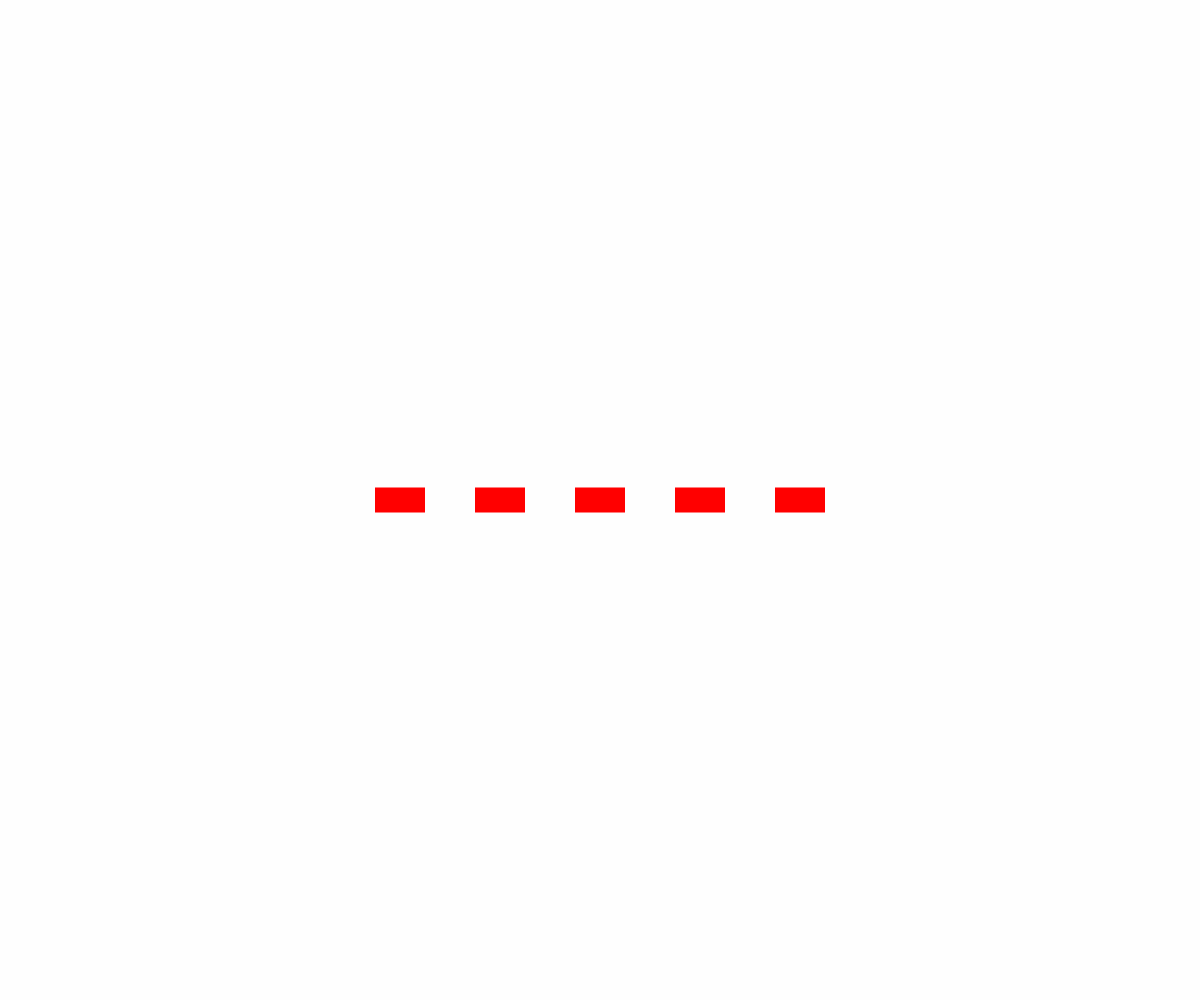
Frame 1 (no input)
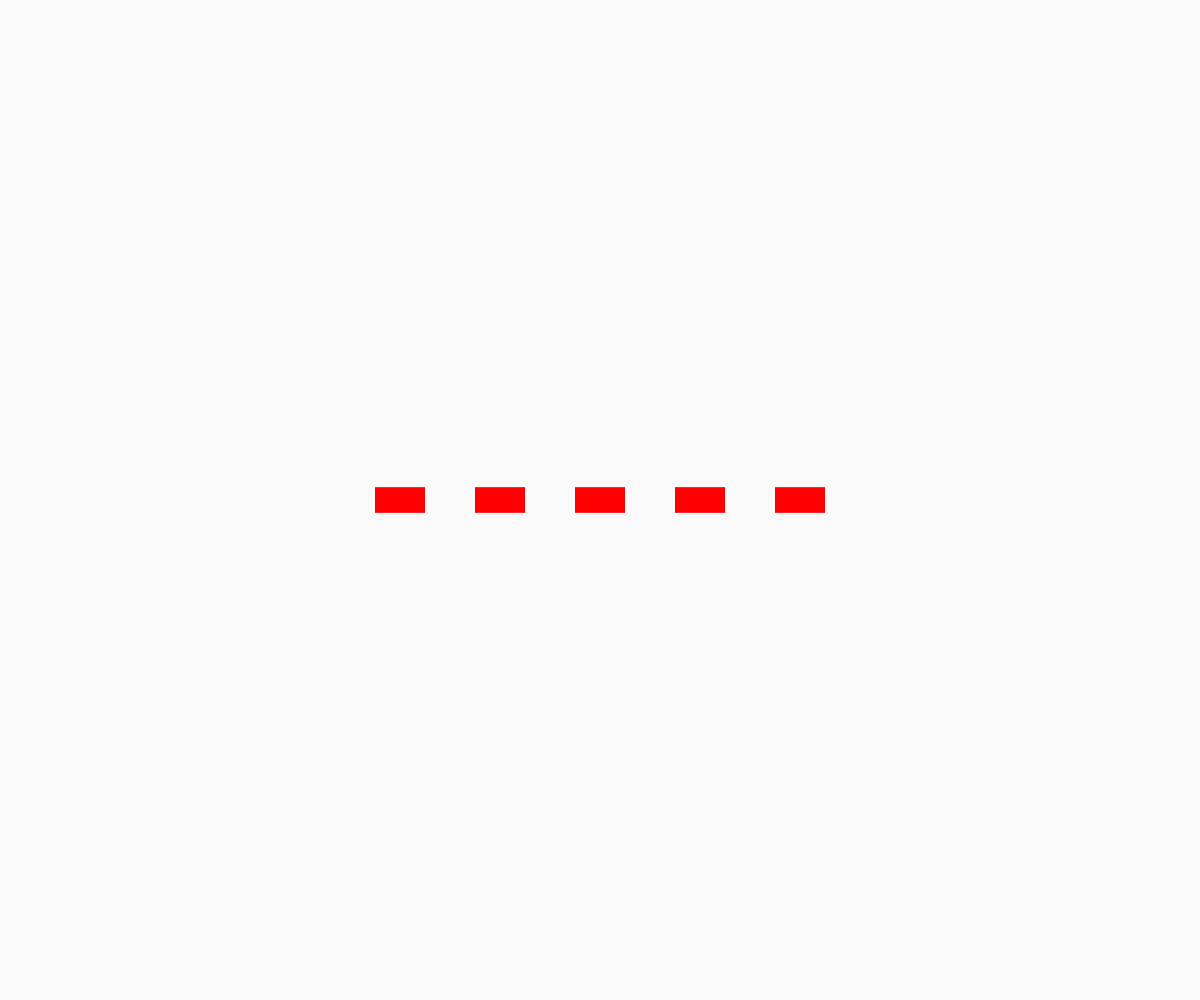
Frame 60 (no input)
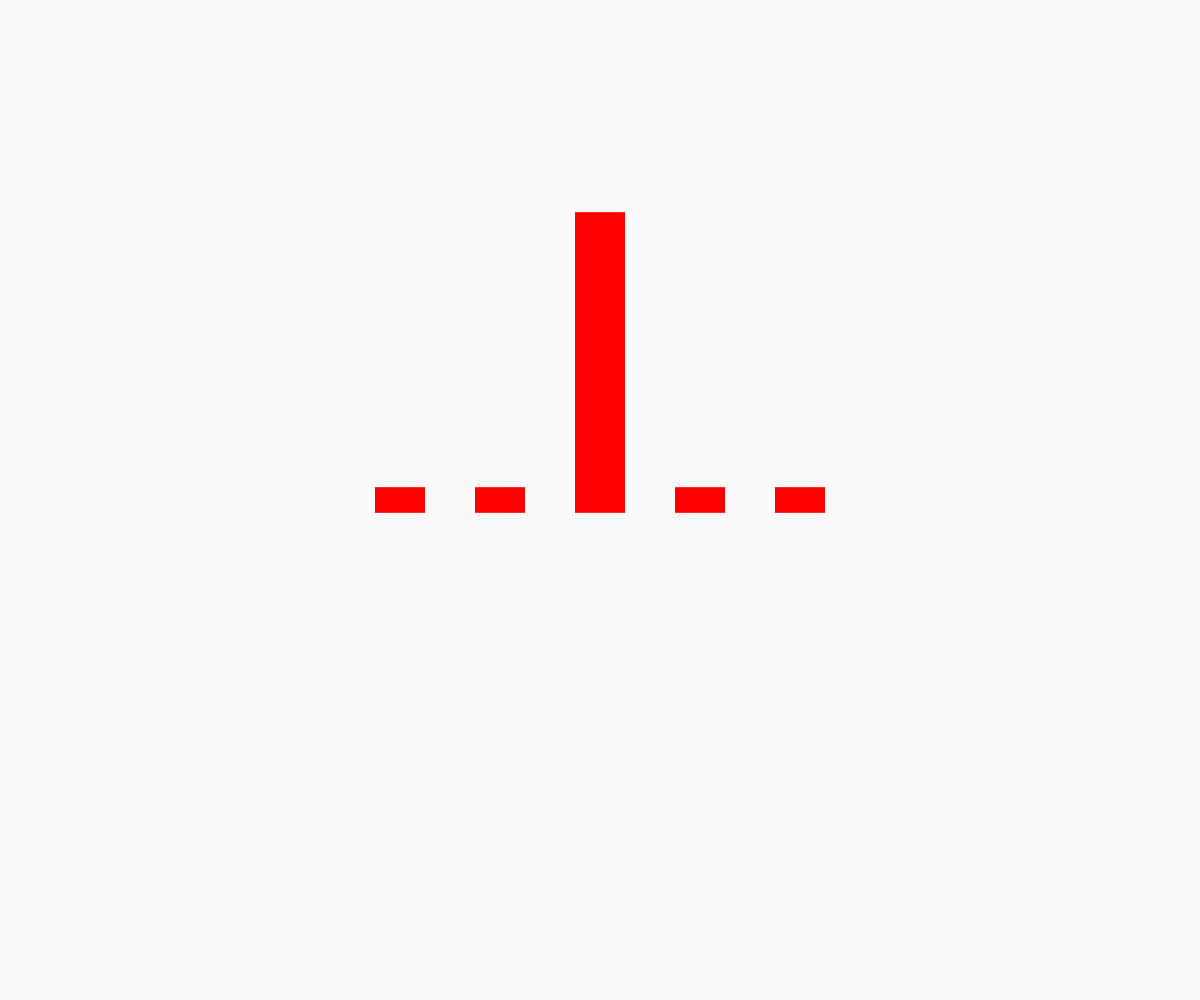
Frame 120 (the mouse pressed at the canvas centre since frame 60)

The p5.js sketch that drew these frames (run headless with seeded random() and noise() and a simulated clock; from frame 60 on, the mouse is pressed at the canvas centre):

// p5.js sketch
// ── sketch.js
function setup() {
  createCanvas(windowWidth, windowHeight);
  rectMode(CENTER);
}

function draw() {
  background(250, 50);

  let rectWidth = 50;
  let rectHeight = 25;
  let spacing = 50;
  let count = 5;

  let totalWidth = count * rectWidth + (count - 1) * spacing;
  let startX = width / 2 - totalWidth / 2 + rectWidth / 2;
  let y = height / 2;

  fill(255, 0, 0);
  noStroke();

  for (let i = 0; i < count; i++) {
    let x = startX + i * (rectWidth + spacing);

    // Abstand der Maus zum jeweiligen Rechteck
    let distToMouse = abs(mouseX - x);

    // Je näher die Maus, desto größer das Rechteck
    let grow = map(distToMouse, 0, 100, 300, rectHeight);
    grow = constrain(grow, rectHeight, 300);

    

    // Rechteck wächst nach oben
    push();
    translate(x, y + (rectHeight - grow) / 2);
    rect(0, 0, rectWidth, grow);
    pop();
  }
}
